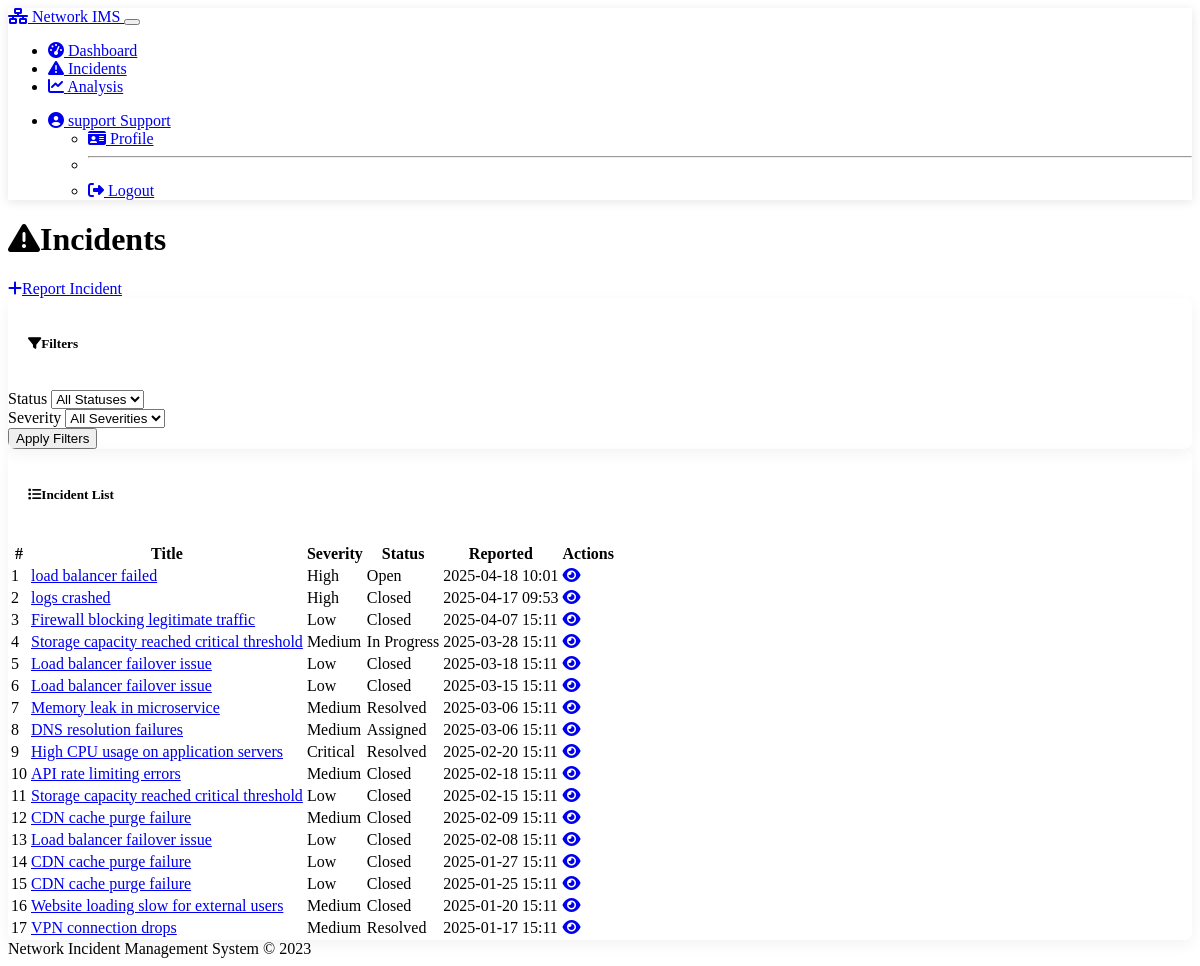
/incidents (signed in), run on the app's committed database.
### models.py (models this page shows, shortened)
class User(db.Model, UserMixin):
    __tablename__ = 'users'
    id = db.Column(db.Integer, primary_key=True)
    username = db.Column(db.String(64), unique=True, nullable=False)
    email = db.Column(db.String(120), unique=True, nullable=False)
    password_hash = db.Column(db.String(256))
    role = db.Column(db.String(20), default='support_engineer')  # admin or support_engineer
    team_id = db.Column(db.Integer, db.ForeignKey('teams.id', ondelete='SET NULL'), nullable=True)
    created_at = db.Column(db.DateTime, default=func.now())
    team = db.relationship('Team', backref=db.backref('members', lazy='dynamic'))
    incidents_reported = db.relationship('Incident', backref='reporter', foreign_keys='Incident.reporter_id')
    incidents_assigned = db.relationship('Incident', backref='assignee', foreign_keys='Incident.assignee_id')
    updates = db.relationship('IncidentUpdate', backref='user')

class Incident(db.Model):
    __tablename__ = 'incidents'
    id = db.Column(db.String(36), primary_key=True)
    title = db.Column(db.String(128), nullable=False)
    description = db.Column(db.Text)
    severity = db.Column(db.String(20), nullable=False)  # 'low', 'medium', 'high', 'critical'
    status = db.Column(db.String(20), default='open')  # 'open', 'assigned', 'in_progress', 'resolved', 'closed'
    reporter_id = db.Column(db.Integer, db.ForeignKey('users.id'), nullable=False)
    assignee_id = db.Column(db.Integer, db.ForeignKey('users.id'), nullable=True)
    team_id = db.Column(db.Integer, db.ForeignKey('teams.id'), nullable=True)
    created_at = db.Column(db.DateTime, default=func.now())
    updated_at = db.Column(db.DateTime, default=func.now(), onupdate=func.now())
    resolved_at = db.Column(db.DateTime, nullable=True)
    closed_at = db.Column(db.DateTime, nullable=True)
    updates = db.relationship('IncidentUpdate', backref='incident', cascade='all, delete-orphan')
    @staticmethod
    def get_all_incidents():
        return Incident.query.all()

### incident.py (the view)
@incident_bp.route('/incidents')
@login_required
def list_incidents():
    status_filter = request.args.get('status', 'all')
    severity_filter = request.args.get('severity', 'all')
    all_incidents = Incident.get_all_incidents()
    filtered_incidents = all_incidents
    if status_filter != 'all':
        filtered_incidents = [inc for inc in filtered_incidents if inc.status == status_filter]
    if severity_filter != 'all':
        filtered_incidents = [inc for inc in filtered_incidents if inc.severity == severity_filter]
    filtered_incidents = sorted(filtered_incidents, key=lambda x: x.created_at, reverse=True)
    return render_template(
        'incidents.html',
        incidents=filtered_incidents,
        status_filter=status_filter,
        severity_filter=severity_filter
    )

### templates/incidents.html (shortened to what this page needs)
{% extends 'base.html' %}
{% block content %}
<div class="row mb-4">
    <div class="col">
        <h1 class="display-5 mb-4">
            <i class="fas fa-exclamation-triangle me-2"></i>Incidents
        </h1>
    </div>
    <div class="col-auto">
        <a href="{{ url_for('incident.new_incident') }}" class="btn btn-primary">
            <i class="fas fa-plus me-2"></i>Report Incident
        </a>
    </div>
</div>
<div class="card mb-4">
    <div class="card-header bg-dark">
        <h5 class="card-title mb-0">
            <i class="fas fa-filter me-2"></i>Filters
        </h5>
    </div>
    <div class="card-body">
        <form method="GET" action="{{ url_for('incident.list_incidents') }}" class="row g-3">
            <div class="col-md-5">
                <label for="status" class="form-label">Status</label>
                <select class="form-select" id="status" name="status">
                    <option value="all" {% if status_filter == 'all' %}selected{% endif %}>All Statuses</option>
                </select>
            </div>
            <div class="col-md-5">
                <label for="severity" class="form-label">Severity</label>
                <select class="form-select" id="severity" name="severity">
                    <option value="all" {% if severity_filter == 'all' %}selected{% endif %}>All Severities</option>
                </select>
            </div>
            <div class="col-md-2 d-flex align-items-end">
                <button type="submit" class="btn btn-primary w-100">Apply Filters</button>
            </div>
        </form>
    </div>
</div>
<div class="card">
    <div class="card-header bg-dark">
        <h5 class="card-title mb-0">
            <i class="fas fa-list me-2"></i>Incident List
        </h5>
    </div>
    <div class="card-body p-0">
        <div class="table-responsive">
            <table class="table table-hover table-striped mb-0">
                <thead class="table-dark">
                    <tr>
                        <th>#</th>
                        <th>Title</th>
                        <th>Severity</th>
                        <th>Status</th>
                        <th>Reported</th>
                        <th>Actions</th>
                    </tr>
                </thead>
                <tbody>
                    {% if incidents %}
                        {% for incident in incidents %}
                            <tr>
                                <td>{{ loop.index }}</td>
                                <td>
                                    <a href="{{ url_for('incident.view_incident', incident_id=incident.id) }}" class="text-decoration-none">
                                        {{ incident.title }}
                                    </a>
                                </td>
                                <td>
                                    {% if incident.severity == 'critical' %}
                                        <span class="badge bg-danger">Critical</span>
                                    {% elif incident.severity == 'high' %}
                                        <span class="badge bg-warning text-dark">High</span>
                                    {% elif incident.severity == 'medium' %}
                                        <span class="badge bg-info">Medium</span>
                                    {% else %}
                                        <span class="badge bg-success">Low</span>
                                    {% endif %}
                                </td>
                                <td>
                                    {% if incident.status == 'open' %}
                                        <span class="badge bg-secondary">Open</span>
                                    {% elif incident.status == 'assigned' %}
                                        <span class="badge bg-primary">Assigned</span>
                                    {% elif incident.status == 'in_progress' %}
                                        <span class="badge bg-info">In Progress</span>
                                    {% elif incident.status == 'resolved' %}
                                        <span class="badge bg-success">Resolved</span>
                                    {% else %}
                                        <span class="badge bg-dark">Closed</span>
                                    {% endif %}
                                </td>
                                <td>{{ incident.created_at.strftime('%Y-%m-%d %H:%M') }}</td>
                                <td>
                                    <a href="{{ url_for('incident.view_incident', incident_id=incident.id) }}" class="btn btn-sm btn-primary">
                                        <i class="fas fa-eye"></i>
                                    </a>
                                </td>
                            </tr>
                        {% endfor %}
                    {% else %}
                        <tr>
                            <td colspan="6" class="text-center py-4">
                                <p class="mb-0 text-muted">No incidents found</p>
                            </td>
                        </tr>
                    {% endif %}
                </tbody>
            </table>
        </div>
    </div>
</div>
{% endblock %}

### templates/base.html (shortened to what this page needs)
<!DOCTYPE html>
<html lang="en" data-bs-theme="dark">
<head>
    <link rel="stylesheet" href="https://cdn.replit.com/agent/bootstrap-agent-dark-theme.min.css">
    <link rel="stylesheet" href="{{ url_for('static', filename='css/custom.css') }}">
    <link rel="stylesheet" href="https://cdnjs.cloudflare.com/ajax/libs/font-awesome/6.4.0/css/all.min.css">
</head>
<body>
    <nav class="navbar navbar-expand-lg navbar-dark bg-dark">
        <div class="container-fluid">
            <a class="navbar-brand" href="{{ url_for('home') }}">
                <i class="fas fa-network-wired me-2"></i>
                Network IMS
            </a>
            <button class="navbar-toggler" type="button" data-bs-toggle="collapse" data-bs-target="#navbarNav" aria-controls="navbarNav" aria-expanded="false" aria-label="Toggle navigation">
            </button>
            <div class="collapse navbar-collapse" id="navbarNav">
                {% if current_user.is_authenticated %}
                <ul class="navbar-nav me-auto">
                    <li class="nav-item">
                        <a class="nav-link {% if request.endpoint == 'incident.dashboard' %}active{% endif %}" href="{{ url_for('incident.dashboard') }}">
                            <i class="fas fa-tachometer-alt me-1"></i> Dashboard
                        </a>
                    </li>
                    <li class="nav-item">
                        <a class="nav-link {% if request.endpoint == 'incident.list_incidents' %}active{% endif %}" href="{{ url_for('incident.list_incidents') }}">
                            <i class="fas fa-exclamation-triangle me-1"></i> Incidents
                        </a>
                    </li>
                    <li class="nav-item">
                        <a class="nav-link {% if request.endpoint == 'analysis.analysis_dashboard' %}active{% endif %}" href="{{ url_for('analysis.analysis_dashboard') }}">
                            <i class="fas fa-chart-line me-1"></i> Analysis
                        </a>
                    </li>
                </ul>
                <ul class="navbar-nav">
                    <li class="nav-item dropdown">
                        <a class="nav-link dropdown-toggle" href="#" id="navbarDropdown" role="button" data-bs-toggle="dropdown" aria-expanded="false">
                            <i class="fas fa-user-circle me-1"></i> {{ current_user.username }}
                            {% if current_user.role == 'admin' %}
                            <span class="badge bg-danger ms-1">Admin</span>
                            {% else %}
                            <span class="badge bg-info ms-1">Support</span>
                            {% endif %}
                        </a>
                        <ul class="dropdown-menu dropdown-menu-end" aria-labelledby="navbarDropdown">
                            <li><a class="dropdown-item" href="{{ url_for('auth.profile') }}"><i class="fas fa-id-card me-2"></i> Profile</a></li>
                            <li><hr class="dropdown-divider"></li>
                            <li><a class="dropdown-item" href="{{ url_for('auth.logout') }}"><i class="fas fa-sign-out-alt me-2"></i> Logout</a></li>
                        </ul>
                    </li>
                </ul>
                {% endif %}
            </div>
        </div>
    </nav>
    <main class="container mt-4">
        {% block content %}{% endblock %}
    </main>
    <footer class="footer mt-5 py-3 bg-dark">
        <div class="container text-center">
            <span class="text-muted">Network Incident Management System &copy; 2023</span>
        </div>
    </footer>
</body>
</html>

### static/css/custom.css (style rules this page uses)
.navbar-dark { box-shadow: 0 2px 10px rgba(0, 0, 0, 0.1); }
.card { box-shadow: 0 5px 15px rgba(0, 0, 0, 0.05); border-radius: 8px; overflow: hidden; border: none; }
.card-header { border-bottom: none; padding: 1rem 1.25rem; }

### data on the page
User: username "support"
Incident: title "load balancer failed", severity "High", status "Open", created_at "2025-04-18 10:01"
Incident: title "logs crashed", severity "High", status "Closed", created_at "2025-04-17 09:53"
Incident: title "Firewall blocking legitimate traffic", severity "Low", status "Closed", created_at "2025-04-07 15:11"
Incident: title "Storage capacity reached critical threshold", severity "Medium", status "In Progress", created_at "2025-03-28 15:11"
Incident: title "Load balancer failover issue", severity "Low", status "Closed", created_at "2025-03-18 15:11"
Incident: title "Load balancer failover issue", severity "Low", status "Closed", created_at "2025-03-15 15:11"
Incident: title "Memory leak in microservice", severity "Medium", status "Resolved", created_at "2025-03-06 15:11"
Incident: title "DNS resolution failures", severity "Medium", status "Assigned", created_at "2025-03-06 15:11"
Incident: title "High CPU usage on application servers", severity "Critical", status "Resolved", created_at "2025-02-20 15:11"
Incident: title "API rate limiting errors", severity "Medium", status "Closed", created_at "2025-02-18 15:11"
Incident: title "Storage capacity reached critical threshold", severity "Low", status "Closed", created_at "2025-02-15 15:11"
Incident: title "CDN cache purge failure", severity "Medium", status "Closed", created_at "2025-02-09 15:11"
Incident: title "Load balancer failover issue", severity "Low", status "Closed", created_at "2025-02-08 15:11"
Incident: title "CDN cache purge failure", severity "Low", status "Closed", created_at "2025-01-27 15:11"
Incident: title "CDN cache purge failure", severity "Low", status "Closed", created_at "2025-01-25 15:11"
Incident: title "Website loading slow for external users", severity "Medium", status "Closed", created_at "2025-01-20 15:11"
Incident: title "VPN connection drops", severity "Medium", status "Resolved", created_at "2025-01-17 15:11"
